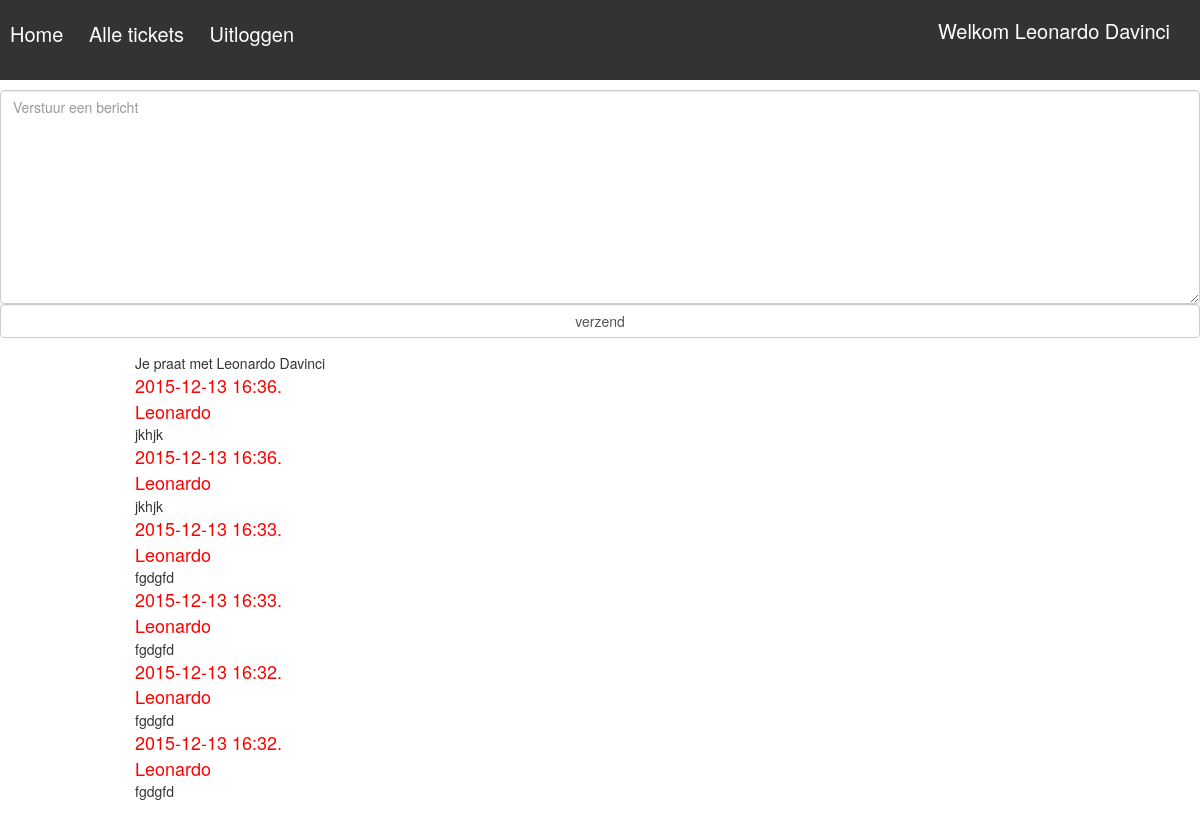
Screenshot of /includes/chat.php?id=3 (signed in) with the database file from the repository.
### tables this page shows
CREATE TABLE `user` (
  `id` int(5) NOT NULL,
  `firstname` varchar(45) NOT NULL,
  `lastname` varchar(45) NOT NULL,
  `phone` int(14) NOT NULL,
  `role` int(2) NOT NULL DEFAULT '1',
  `email` varchar(100) NOT NULL,
  `password` varchar(32) NOT NULL
);

CREATE TABLE `chat` (
  `id` int(11) NOT NULL,
  `message` longtext NOT NULL,
  `user_id` int(11) NOT NULL,
  `ticket_id` int(11) NOT NULL,
  `post_time` varchar(20) NOT NULL
);

### includes/chat.php (the view, shortened to what this page needs)
<!doctype html>
<html lang="en">
<head>
    <link rel="stylesheet" href="../css/style.css">
    <link rel="stylesheet" href="../css/bootstrap.css">
</head>
<body>
<?php
include_once('database.php');
$email = $_SESSION['email'];
$user_email = "SELECT * FROM user WHERE email LIKE '%$email%'";
$result = mysqli_query($db, $user_email);
$row = mysqli_fetch_assoc($result);
$userName = $row['firstname'] ." ". $row['lastname']. "<br/>";
if(!empty($_SESSION['email'])){
    echo '<div class="menubar">';
    echo "<h2>"."Welkom ". $userName."</h2>"."<br/>";
    echo '<a href="ticket.php">Home </a> ';
    echo '<a class="menu" href="ticket.php"> Alle tickets </a>';
    echo '<a href="logout.php">Uitloggen </a>';
    echo '</div>';
}else{
    header('location: ../index.php');
}
$chatId = $_GET['id'];
$chatQuery = "SELECT * FROM ticket WHERE idticket='$chatId'";
$chatResult = mysqli_query($db, $chatQuery);
$row = mysqli_fetch_array($chatResult);
$idCustomer = $row['idcustomer'];
$userQuery = "SELECT * FROM user WHERE id='$idCustomer'";
$userResult = mysqli_query($db, $userQuery);
$rowUser = mysqli_fetch_array($userResult);
echo '
    <form action="" method="post" role="form">
    <div class="form-group">
        <textarea class="form-control" name="message" rows="10" placeholder="Verstuur een bericht"></textarea>
        <input type="submit" class="form-control" name="chat" value="verzend" />
    ';
$queryMSg = "SELECT * FROM chat WHERE  ticket_id='$chatId' ORDER BY post_time DESC LIMIT 15";
$msgResult = mysqli_query($db, $queryMSg);
$rowinfoUser = mysqli_fetch_array($msgResult);
$idUser = $rowinfoUser['user_id'];
$chatUserId = "SELECT * FROM user WHERE id='$idUser'";
$chatUserIdResult = mysqli_query($db, $chatUserId);
$rowChatUserIdResult = mysqli_fetch_array($chatUserIdResult);
$nameUser = $rowChatUserIdResult['firstname'];
    echo '
        <div class="chat">
    ';
    echo "Je praat met " . $rowUser['firstname'] . " " . $rowUser['lastname'] . "<br/>";
    while ($row = mysqli_fetch_array($msgResult)) {
        echo '<div class="time"> ';
        echo $row['post_time']. ".<br/>";
        echo $nameUser;
        echo '</div>';
        echo $row['message']."<br/>";
    }
    echo '
        </div>
    ';

### css/style.css (style rules this page uses)
body { margin: 0; padding: 0; }
.containerForm , .chat { width: 80%; height: auto; margin: 0 auto; background: #fff; }
.chat { top: 10px; padding: 15px; }
.chat .time { font-size: 18px; color: #ff0000; }
.menubar { width: 100%; height: 80px; color: #000; background: #333; margin-bottom: 10px; }
.menubar h2 { font-size: 20px; color: #fff; display: inline-block; position: absolute; right: 30px; }
.menubar a { color: #fff; font-size: 20px; text-decoration: none; padding: 0 10px; }

### rows the page displays
user: firstname "Leonardo", lastname "Davinci"
chat: post_time "2015-12-13 16:36", user.firstname "Leonardo", message "jkhjk"
chat: post_time "2015-12-13 16:36", user.firstname "Leonardo", message "jkhjk"
chat: post_time "2015-12-13 16:33", user.firstname "Leonardo", message "fgdgfd"
chat: post_time "2015-12-13 16:33", user.firstname "Leonardo", message "fgdgfd"
chat: post_time "2015-12-13 16:32", message "fgdgfd"
chat: post_time "2015-12-13 16:32", user.firstname "Leonardo", message "fgdgfd"
